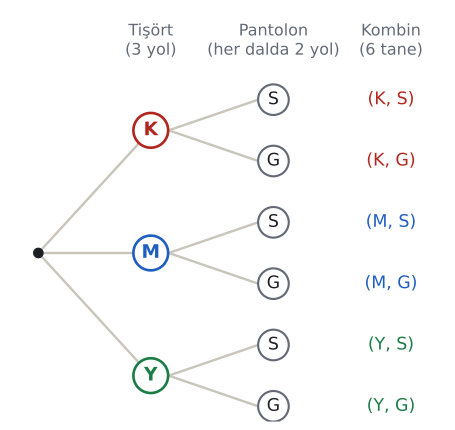

Write the Python code that produced this figure.
import sys; sys.path.insert(0, "tools")
from cizim import *

# Ağaç şeması: 3 tişört (K, M, Y) ve 2 pantolon (S, G) ile 3 · 2 = 6 kombin.
fig, ax = sekil(6, 5.6)
ax.axis("off")
kok = (0, 0)
tis = {"K": 2.4, "M": 0, "Y": -2.4}
renk = {"K": KIRMIZI, "M": MAVI, "Y": YESIL}
nokta(ax, *kok)
ax.text(2.2, 4.15, "Tişört\n(3 yol)", ha="center", color=SOLUK, fontsize=12, va="center")
ax.text(4.6, 4.15, "Pantolon\n(her dalda 2 yol)", ha="center", color=SOLUK, fontsize=12, va="center")
ax.text(6.9, 4.15, "Kombin\n(6 tane)", ha="center", color=SOLUK, fontsize=12, va="center")
for t, y in tis.items():
    ax.plot([0, 2.2], [0, y], color=CIZGI, lw=1.8, zorder=1)
    ax.add_patch(patches.Circle((2.2, y), 0.34, facecolor="white", edgecolor=renk[t], lw=2, zorder=3))
    ax.text(2.2, y, t, ha="center", va="center", color=renk[t], fontsize=14, fontweight="bold", zorder=4)
    for p, dy in (("S", 0.6), ("G", -0.6)):
        y2 = y + dy
        ax.plot([2.55, 4.3], [y, y2], color=CIZGI, lw=1.8, zorder=1)
        ax.add_patch(patches.Circle((4.6, y2), 0.3, facecolor="white", edgecolor=SOLUK, lw=1.6, zorder=3))
        ax.text(4.6, y2, p, ha="center", va="center", color=YAZI, fontsize=13, zorder=4)
        ax.text(6.9, y2, f"({t}, {p})", ha="center", va="center", color=renk[t], fontsize=13)
ax.set_xlim(-0.6, 8.0); ax.set_ylim(-3.3, 4.8); ax.set_aspect("equal")
kaydet(fig, __file__)
